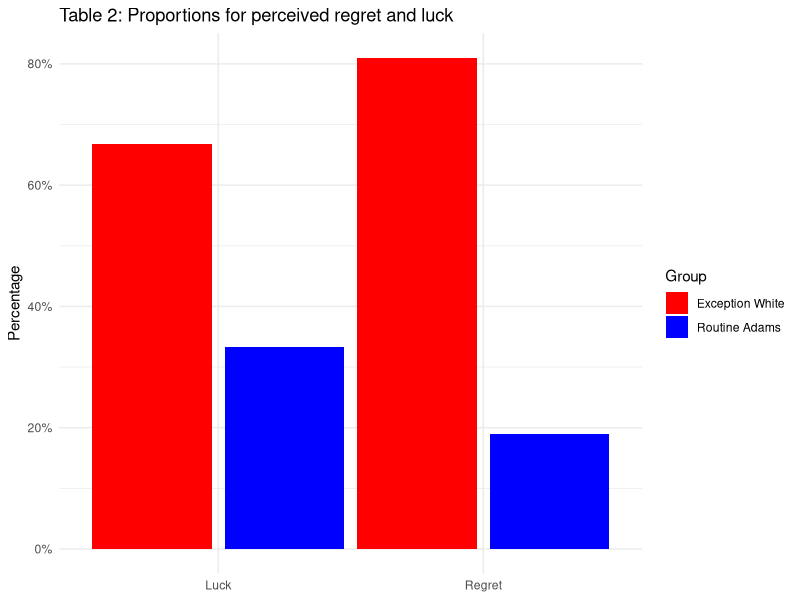

Reproduce this figure in R.
#### Preamble ####
# Purpose: Figure 2 replication
# Author: Dailin Li
# Date: 10 February 2024
# Contact: dailin.li@mail.utoronto.ca

## Data Sources:

# Kutscher, L., & Feldman, G. (2019). The impact of past behaviour normality on regret: 
# replication and extension of three experiments of the exceptionality effect. Cognition and Emotion, 33(5), 901–914.  
#https://doi.org/10.1080/02699931.2018.1504747
# Data can be found on page 7,





#### Workspace setup ####
# Load libraries
library(tidyverse)
library(here)

# Read the data
data <-  read_csv(
  file = here("inputs/data/T0002-10.1080_02699931.2018.1504747.csv"))
                 
data_clean <- data %>%
 slice(-1) %>% # Remove the first row which contains the headers 'Counts' and '%'
 rename(Group = `...1`, Regret_Counts = Regret, Regret_Percent = `...3`,
        Luck_Counts = Luck, Luck_Percent = `...5`)

long_data <- data_clean %>% 
 pivot_longer(
   cols = starts_with("Regret_") | starts_with("Luck_"),
   names_to = c("Type", ".value"),
   names_sep = "_"
 )

long_data <- long_data %>%
 mutate(Percent = as.numeric(as.character(Percent)) / 100)

ggplot(long_data, aes(x = Type, y = Percent, fill = Group)) + 
 geom_bar(stat = "identity", position = position_dodge(width = 1)) +
 scale_y_continuous(labels = scales::percent_format()) +
 scale_fill_manual(values = c("Routine Adams" = "blue", "Exception White" = "red")) +
 labs(x = NULL, y = "Percentage", fill = "Group", title = "Table 2: Proportions for perceived regret and luck") +
 theme_minimal()





